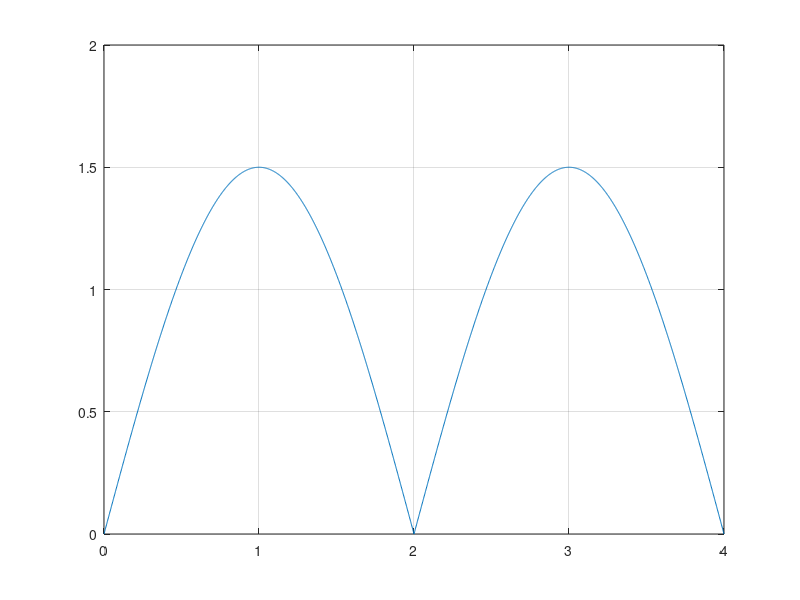
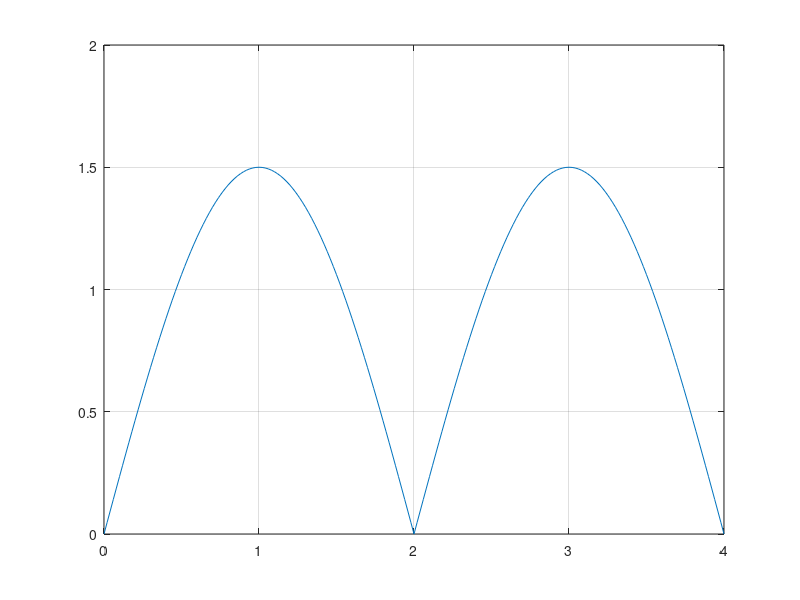
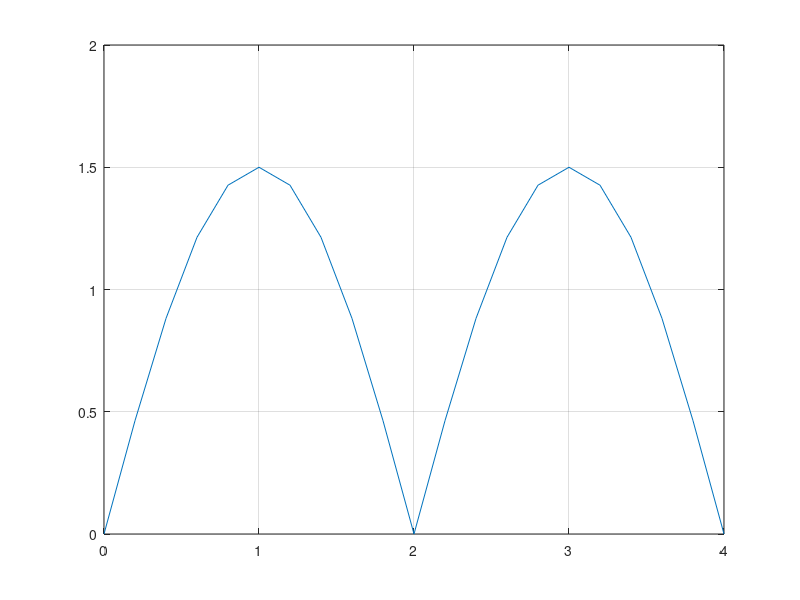

These figures' MATLAB source, in order:
close all;
clear all;
clc;

T = 4;       %definim perioada semnalului sinusoidal neredresat de 4 secunde	
F = 1 / T;   %calculam frecventa semnalului
t1 = 0:0.002:T;     %definim vectorul t1 cu valori de la 0 la T din 0.002 in 0.002
t2=0:0.02:T;        %definim vectorul t2 cu valori de la 0 la T din 0.02 in 0.02
t3=0:0.2:T;         %definim vectorul t3 cu valori de la 0 la T din 0.2 in 0.2
   

s1 = 1.5*abs(sin(2*pi*F*t1));    %calculam semnalul sinusoidal redresat dublu alternanta s1 cu amplitudine 1.5
s2 = 1.5*abs(sin(2*pi*F*t2));  
s3 = 1.5*abs(sin(2*pi*F*t3));  


figure(1)
plot(t1,s1),grid; %reprezentam s1 functie de t1

figure(2)
plot(t2,s2),grid;  

figure(3)
plot(t3,s3),grid;